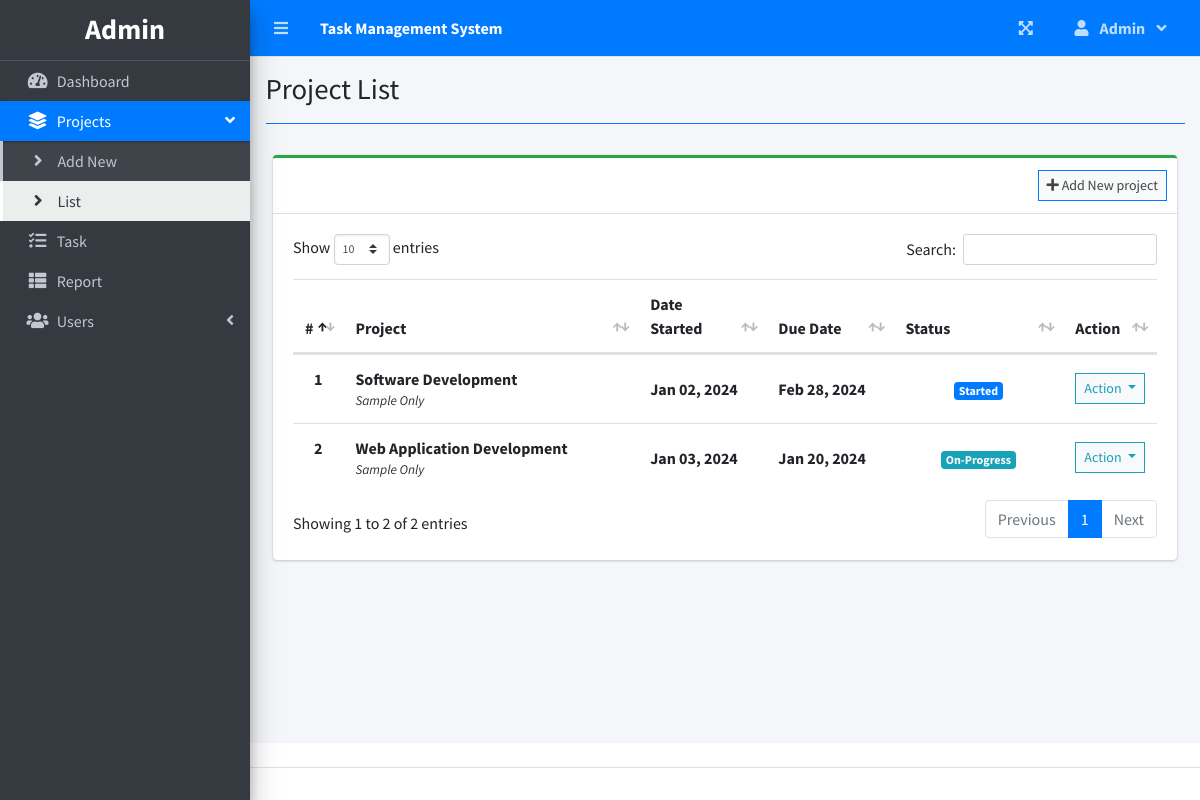
The app's page /index.php?page=project_list (signed in) with its own data.
### tables this page shows
CREATE TABLE `project_list` (
  `id` int(30) NOT NULL,
  `name` varchar(200) NOT NULL,
  `description` text NOT NULL,
  `status` tinyint(2) NOT NULL,
  `start_date` date NOT NULL,
  `end_date` date NOT NULL,
  `manager_id` int(30) NOT NULL,
  `user_ids` text NOT NULL,
  `date_created` datetime NOT NULL DEFAULT current_timestamp()
);

### project_list.php (the view, shortened to what this page needs)
<?php include'db_connect.php' ?>
<div class="col-lg-12">
	<div class="card card-outline card-success">
		<div class="card-header">
            <?php if($_SESSION['login_type'] != 3): ?>
			<div class="card-tools">
				<a class="btn btn-block btn-sm btn-default btn-flat border-primary" href="./index.php?page=new_project"><i class="fa fa-plus"></i> Add New project</a>
			</div>
            <?php endif; ?>
		</div>
		<div class="card-body">
			<table class="table tabe-hover table-condensed" id="list">
				<colgroup>
					<col width="5%">
					<col width="35%">
					<col width="15%">
					<col width="15%">
					<col width="20%">
					<col width="10%">
				</colgroup>
				<thead>
					<tr>
						<th class="text-center">#</th>
						<th>Project</th>
						<th>Date Started</th>
						<th>Due Date</th>
						<th>Status</th>
						<th>Action</th>
					</tr>
				</thead>
				<tbody>
					<?php
					$i = 1;
					$stat = array("Pending","Started","On-Progress","On-Hold","Over Due","Done");
					$where = "";
					$qry = $conn->query("SELECT * FROM project_list $where order by name asc");
					while($row= $qry->fetch_assoc()):
						$trans = get_html_translation_table(HTML_ENTITIES,ENT_QUOTES);
						unset($trans["\""], $trans["<"], $trans[">"], $trans["<h2"]);
						$desc = strtr(html_entity_decode($row['description']),$trans);
						$desc=str_replace(array("<li>","</li>"), array("",", "), $desc);
		                $cprog = $conn->query("SELECT * FROM task_list where project_id = {$row['id']} and status = 3")->num_rows;
		                $prod = $conn->query("SELECT * FROM user_productivity where project_id = {$row['id']}")->num_rows;
						if($row['status'] == 0 && strtotime(date('Y-m-d')) >= strtotime($row['start_date'])):
						if($prod  > 0  || $cprog > 0)
		                  $row['status'] = 2;
		                else
		                  $row['status'] = 1;
						elseif($row['status'] == 0 && strtotime(date('Y-m-d')) > strtotime($row['end_date'])):
						$row['status'] = 4;
						endif;
					?>
					<tr>
						<th class="text-center"><?php echo $i++ ?></th>
						<td>
							<p><b><?php echo ucwords($row['name']) ?></b></p>
							<p class="truncate"><?php echo strip_tags($desc) ?></p>
						</td>
						<td><b><?php echo date("M d, Y",strtotime($row['start_date'])) ?></b></td>
						<td><b><?php echo date("M d, Y",strtotime($row['end_date'])) ?></b></td>
						<td class="text-center">
							<?php
							  if($stat[$row['status']] =='Pending'){
							  	echo "<span class='badge badge-secondary'>{$stat[$row['status']]}</span>";
							  }elseif($stat[$row['status']] =='Started'){
							  	echo "<span class='badge badge-primary'>{$stat[$row['status']]}</span>";
							  }elseif($stat[$row['status']] =='On-Progress'){
							  	echo "<span class='badge badge-info'>{$stat[$row['status']]}</span>";
							  }elseif($stat[$row['status']] =='On-Hold'){
							  	echo "<span class='badge badge-warning'>{$stat[$row['status']]}</span>";
							  }elseif($stat[$row['status']] =='Over Due'){
							  	echo "<span class='badge badge-danger'>{$stat[$row['status']]}</span>";
							  }elseif($stat[$row['status']] =='Done'){
							  	echo "<span class='badge badge-success'>{$stat[$row['status']]}</span>";
							  }
							?>
						</td>
						<td class="text-center">
							<button type="button" class="btn btn-default btn-sm btn-flat border-info wave-effect text-info dropdown-toggle" data-toggle="dropdown" aria-expanded="true">
		                      Action
		                    </button>
						</td>
					</tr>
				<?php endwhile; ?>
				</tbody>
			</table>
		</div>
	</div>
</div>

### project_list.php (style rules this page uses)
table p { margin: unset !important; }
table td { vertical-align: middle !important }

### records on screen
project_list: name "Software Development", description "Sample Only", start_date "Jan 02, 2024", end_date "Feb 28, 2024", status "Started"
project_list: name "Web Application Development", description "Sample Only", start_date "Jan 03, 2024", end_date "Jan 20, 2024", manager "On-Progress"

### other values on screen
$_SESSION['system']['name'] "Task Management System"
$_SESSION['login_firstname'] "Admin"
$_SESSION['login_name'] "Admin"
$title "Project List"
